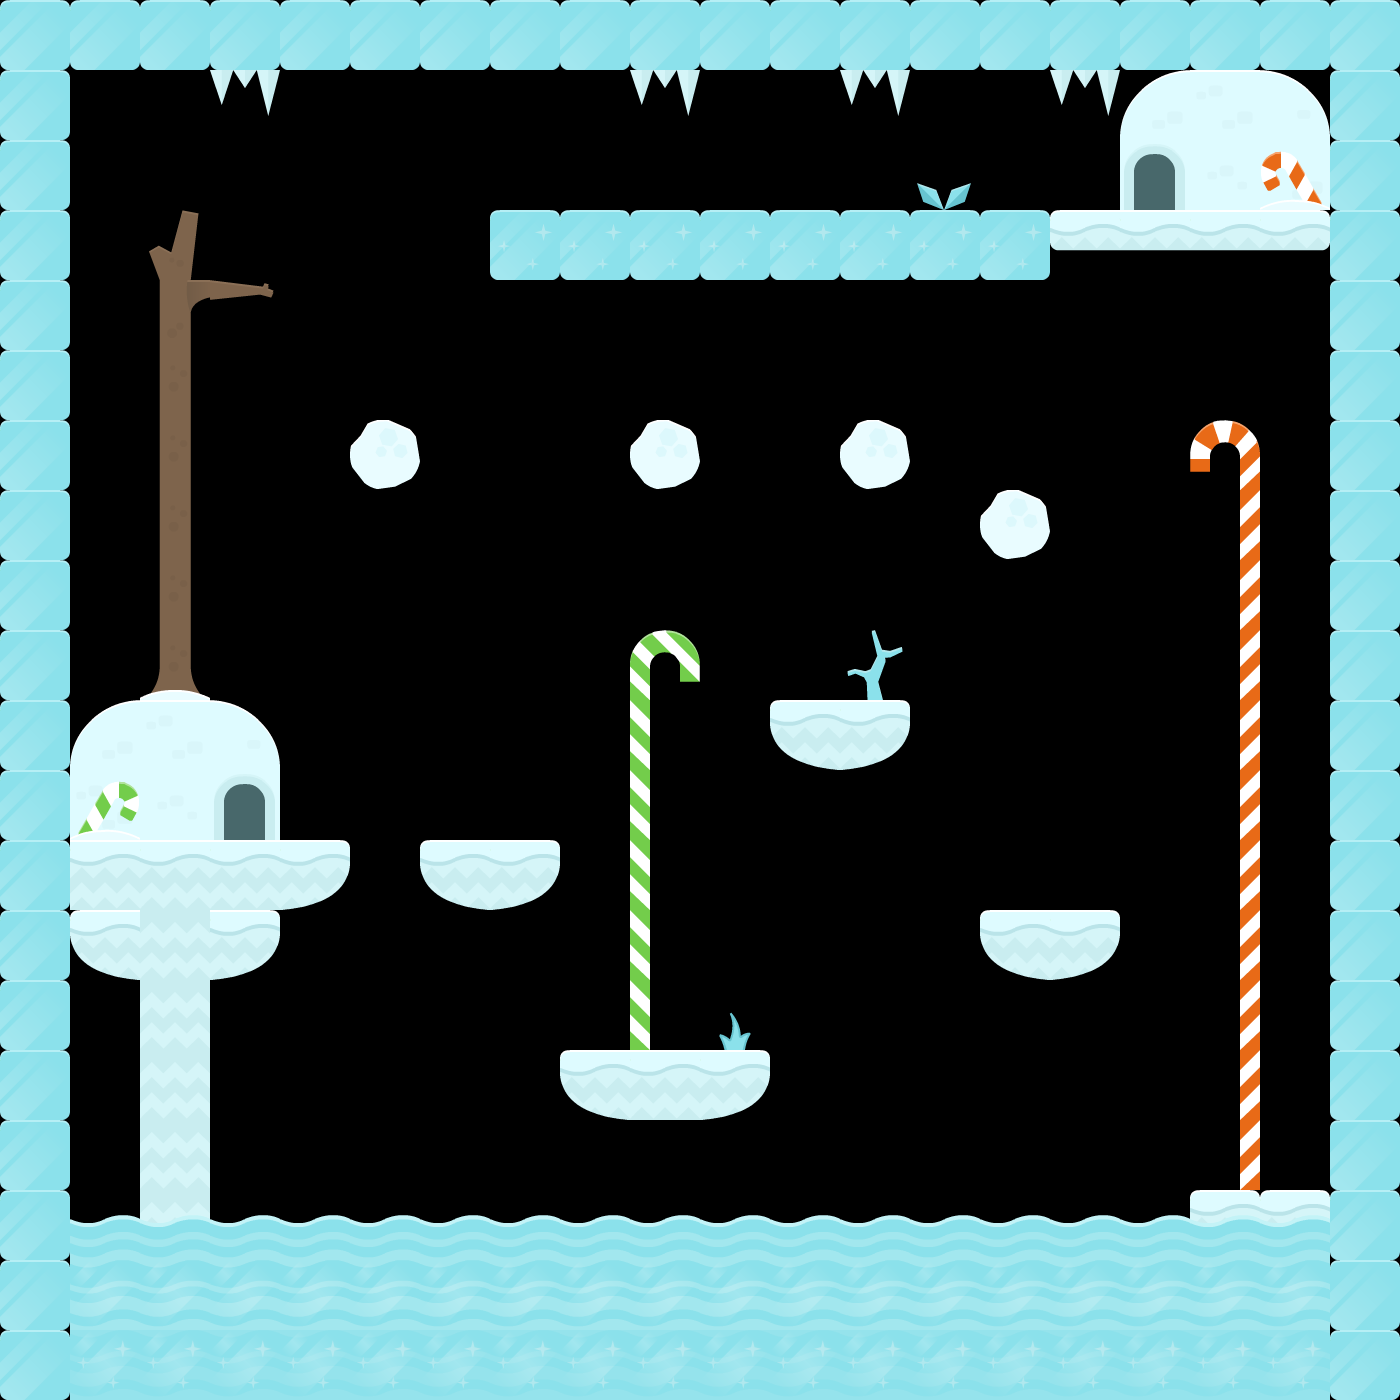

This game map was drawn from its Tiled (.tmx) file and the tilesets committed beside it. A one-line description and the trimmed map source follow:
An orthogonal 20x20 tile map with 70x70 px tiles, 8 tile layers (walls, ice, ladder, water, ...), 1 hidden layer not drawn.

<map version="1.10" tiledversion="1.11.2" orientation="orthogonal" renderorder="right-down" width="20" height="20" tilewidth="70" tileheight="70" infinite="0" nextlayerid="12" nextobjectid="1">
 <tileset firstgid="1" source="ice1.tsx" />
 <layer id="1" name="walls" width="20" height="20">
  <data>[400 cells, 112 non-empty, 15 distinct tile ids]</data>
 </layer>
 <layer id="9" name="ice" width="20" height="20">
  <data>[400 cells, 8 non-empty, 1 distinct tile ids]</data>
 </layer>
 <layer id="5" name="ladder" width="20" height="20">
  <data>[400 cells, 20 non-empty, 7 distinct tile ids]</data>
 </layer>
 <layer id="2" name="water" width="20" height="20">
  <data>[400 cells, 54 non-empty, 3 distinct tile ids]</data>
 </layer>
 <layer id="3" name="start" width="20" height="20">
  <data>[400 cells, 6 non-empty, 6 distinct tile ids]</data>
 </layer>
 <layer id="7" name="spikes" width="20" height="20">
  <data>[400 cells, 4 non-empty, 1 distinct tile ids]</data>
 </layer>
 <layer id="8" name="exit" width="20" height="20">
  <data>[400 cells, 6 non-empty, 6 distinct tile ids]</data>
 </layer>
 <layer id="10" name="decoration" width="20" height="20">
  <data>[400 cells, 5 non-empty, 5 distinct tile ids]</data>
 </layer>
 <layer id="11" name="collisions" width="20" height="20" visible="0">
  <data>[400 cells, 122 non-empty, 2 distinct tile ids]</data>
 </layer>
</map>
